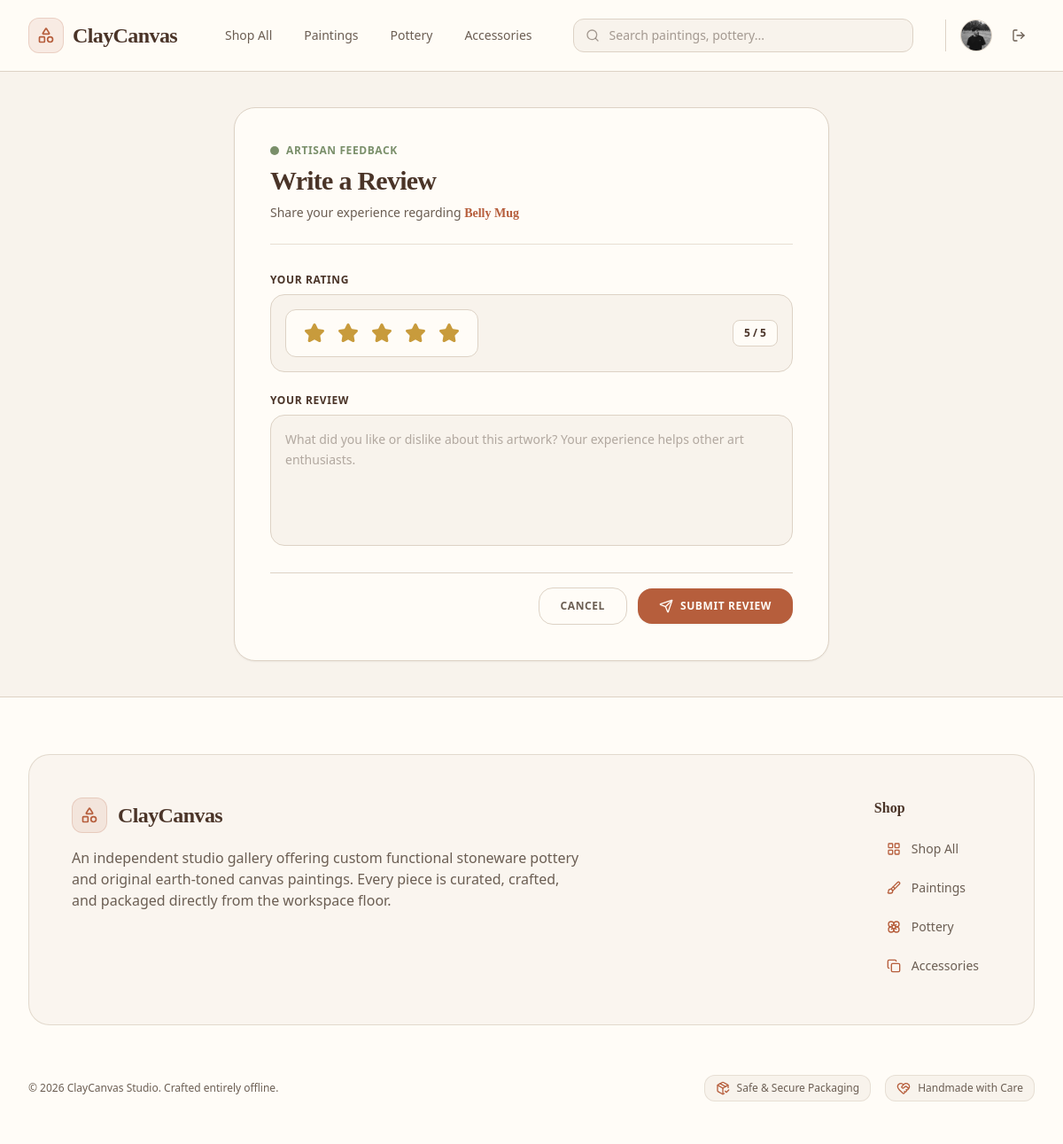
Screenshot of /review/add/3/ (signed in) with the database file from the repository.
### cc_app/models.py (models this page shows, shortened)
class User(AbstractUser):
    phone = models.CharField(max_length=20, blank=True)
    address = models.TextField(blank=True)
    profile_picture = models.ImageField(upload_to='images/user/', blank=True, null=True)

class Product(models.Model):
    class Category(models.TextChoices):
        PAINTINGS = 'paintings', 'Original Paintings'
        POTTERY = 'pottery', 'Handmade Pottery'
        CERAMICS = 'ceramics', 'Sculptures & Ceramics'
        PRINTS = 'prints', 'Canvas & Fine Art Prints'
        ACCESSORIES = 'accessories', 'Art Supplies & Displays'
    name = models.CharField(max_length=255)
    category = models.CharField(max_length=30, choices=Category.choices)
    description = models.TextField(help_text="Detailed description of the artwork, dimensions, and materials used.")
    price = models.DecimalField(max_digits=10, decimal_places=2)
    stock = models.PositiveIntegerField(default=1, help_text="Set to 1 for unique, original one-off masterworks.")
    product_image = models.ImageField(upload_to='images/products/')
    is_active = models.BooleanField(default=True)
    created_at = models.DateTimeField(auto_now_add=True)

### cc_app/views/review_view.py (the view, shortened to what this page needs)
# urls.py: path('review/add/<int:product_id>/', add_review_view, name='add_review'),
@login_required
def add_review_view(request, product_id):
    product = Product.objects.get(id=product_id)
    if Review.objects.filter(product=product, customer=request.user).exists():
        messages.error(request, "You have already reviewed this product.")
        return redirect(f'/products/{product.id}/')
    errors = {}
    return render(request, 'main/add_review_page.html', {'product': product, 'errors': errors})

### cc_app/templates/main/add_review_page.html (shortened to what this page needs)
<!DOCTYPE html>
<html lang="en">
<head>
    {% load static %}
    <link href="{% static 'css/styles.css' %}" rel="stylesheet" />
</head>
<body class="bg-[#F8F3EC] text-[#6B5E53] font-sans min-h-screen flex flex-col antialiased selection:bg-[#DDD2C5]">
    {% include 'components/_navbar.html' %}
    <main class="flex-grow flex items-center justify-center py-10 px-4 sm:px-6 lg:px-8">
        <div class="w-full max-w-2xl">
            <div class="bg-[#FFFCF7] border border-[#DDD2C5] rounded-3xl p-6 sm:p-10 shadow-sm space-y-8">
                <div class="border-b border-[#DDD2C5]/70 pb-6">
                    <div class="flex items-center gap-2 mb-2">
                        <span class="w-2.5 h-2.5 rounded-full bg-[#7A8F6A]"></span>
                        <span class="text-xs font-semibold text-[#7A8F6A] uppercase tracking-wider">Artisan Feedback</span>
                    </div>
                    <h1 class="text-2xl sm:text-3xl font-serif font-bold text-[#4A3428] tracking-tight">
                        Write a Review
                    </h1>
                    <p class="text-sm text-[#6B5E53] mt-2 font-medium">
                        Share your experience regarding <span class="text-[#B65E3C] font-serif font-bold">{{ product.name }}</span>
                    </p>
                </div>
                <form method="POST" class="space-y-6">
                    <div class="space-y-2">
                        <label class="block text-xs font-bold text-[#4A3428] uppercase tracking-wider">
                            Your Rating
                        </label>
                        <div class="bg-[#F8F3EC] border border-[#DDD2C5] rounded-2xl p-4 flex flex-col sm:flex-row items-start sm:items-center justify-between gap-3">
                            <div class="flex items-center gap-1.5 bg-[#FFFCF7] border border-[#DDD2C5] px-4 py-2.5 rounded-xl shadow-xs">
                                <button type="button" data-star="1" class="star-btn text-[#C89B3C] hover:scale-110 transition-transform focus:outline-none p-1">
                                    <i data-lucide="star" class="w-6 h-6 fill-current"></i>
                                </button>
                                <button type="button" data-star="2" class="star-btn text-[#C89B3C] hover:scale-110 transition-transform focus:outline-none p-1">
                                    <i data-lucide="star" class="w-6 h-6 fill-current"></i>
                                </button>
                                <button type="button" data-star="3" class="star-btn text-[#C89B3C] hover:scale-110 transition-transform focus:outline-none p-1">
                                    <i data-lucide="star" class="w-6 h-6 fill-current"></i>
                                </button>
                                <button type="button" data-star="4" class="star-btn text-[#C89B3C] hover:scale-110 transition-transform focus:outline-none p-1">
                                    <i data-lucide="star" class="w-6 h-6 fill-current"></i>
                                </button>
                                <button type="button" data-star="5" class="star-btn text-[#C89B3C] hover:scale-110 transition-transform focus:outline-none p-1">
                                    <i data-lucide="star" class="w-6 h-6 fill-current"></i>
                                </button>
                            </div>
                            <span id="rating_display" class="text-xs font-bold text-[#4A3428] bg-[#FFFCF7] border border-[#DDD2C5] px-3 py-1.5 rounded-lg">
                                5 / 5
                            </span>
                        </div>
                    </div>
                    <div class="space-y-2">
                        <label for="id_comment" class="block text-xs font-bold text-[#4A3428] uppercase tracking-wider">
                            Your Review
                        </label>
                        <textarea id="id_comment" name="comment" rows="5" placeholder="What did you like or dislike about this artwork? Your experience helps other art enthusiasts." class="w-full bg-[#F8F3EC] border border-[#DDD2C5] rounded-2xl p-4 text-sm text-[#4A3428] font-medium placeholder-[#6B5E53]/50 focus:outline-none focus:border-[#B65E3C] focus:bg-[#FFFCF7] transition-all resize-none leading-relaxed">{{ data.comment|default:'' }}</textarea>
                    </div>
                    <div class="flex items-center justify-end gap-3 pt-4 border-t border-[#DDD2C5]">
                        <a href="javascript:history.back()" class="bg-[#FFFCF7] hover:bg-[#F8F3EC] text-[#6B5E53] font-semibold py-3 px-6 rounded-2xl text-xs uppercase tracking-wider border border-[#DDD2C5] transition-all">
                            Cancel
                        </a>
                        <button type="submit" class="bg-[#B65E3C] hover:bg-[#94492F] text-[#FFFCF7] font-semibold py-3 px-6 rounded-2xl text-xs uppercase tracking-wider transition-all flex items-center gap-2 shadow-sm">
                            <i data-lucide="send" class="w-4 h-4"></i>
                            Submit Review
                        </button>
                    </div>
                </form>
            </div>
        </div>
    </main>
    {% include 'components/_footer.html' %}
</body>
</html>

### cc_app/templates/components/_navbar.html (shortened to what this page needs)
<nav class="bg-[#FFFCF7]/95 backdrop-blur-md border-b border-[#DDD2C5] sticky top-0 z-50 shadow-xs">
    <div class="max-w-7xl mx-auto px-4 sm:px-6 lg:px-8">
        <div class="flex justify-between h-20 items-center gap-4">
            <div class="flex items-center gap-8 lg:gap-10">
                <a href="/" class="flex-shrink-0 flex items-center gap-2.5 group">
                    <div class="w-10 h-10 rounded-xl bg-[#B65E3C]/10 border border-[#B65E3C]/20 flex items-center justify-center text-[#B65E3C] group-hover:bg-[#B65E3C] group-hover:text-[#FFFCF7] transition-all duration-300">
                        <i data-lucide="shapes" class="w-5 h-5"></i>
                    </div>
                    <span class="text-2xl font-serif font-bold text-[#4A3428] tracking-tight">ClayCanvas</span>
                </a>
                <div class="hidden md:flex items-center space-x-1 lg:space-x-2 font-medium">
                    <a href="/products/" class="{% if request.path == '/products/' and not request.GET.category %}text-[#B65E3C] bg-[#B65E3C]/10 font-semibold{% else %}text-[#6B5E53] hover:text-[#B65E3C] hover:bg-[#F8F3EC]{% endif %} px-3.5 py-2 rounded-xl text-sm transition-all duration-200">Shop All</a>
                    <a href="/products/?category=paintings" class="{% if request.GET.category == 'paintings' %}text-[#B65E3C] bg-[#B65E3C]/10 font-semibold{% else %}text-[#6B5E53] hover:text-[#B65E3C] hover:bg-[#F8F3EC]{% endif %} px-3.5 py-2 rounded-xl text-sm transition-all duration-200">Paintings</a>
                    <a href="/products/?category=pottery" class="{% if request.GET.category == 'pottery' %}text-[#B65E3C] bg-[#B65E3C]/10 font-semibold{% else %}text-[#6B5E53] hover:text-[#B65E3C] hover:bg-[#F8F3EC]{% endif %} px-3.5 py-2 rounded-xl text-sm transition-all duration-200">Pottery</a>
                    <a href="/products/?category=accessories" class="{% if request.GET.category == 'accessories' %}text-[#B65E3C] bg-[#B65E3C]/10 font-semibold{% else %}text-[#6B5E53] hover:text-[#B65E3C] hover:bg-[#F8F3EC]{% endif %} px-3.5 py-2 rounded-xl text-sm transition-all duration-200">Accessories</a>
                </div>
            </div>
            <div class="hidden sm:block flex-1 max-w-md mx-4">
                <form action="/products/" method="GET" class="relative m-0">
                    <div class="absolute inset-y-0 left-0 pl-3.5 flex items-center pointer-events-none text-[#6B5E53]/60">
                    </div>
                    <input type="text" name="q" value="{{ request.GET.q|default:'' }}" placeholder="Search paintings, pottery..." class="block w-full pl-10 pr-4 py-2 border border-[#DDD2C5] rounded-xl bg-[#F8F3EC] text-sm text-[#4A3428] placeholder-[#6B5E53]/60 focus:outline-none focus:border-[#B65E3C] focus:bg-[#FFFCF7] focus:ring-2 focus:ring-[#B65E3C]/20 transition-all duration-200">
                </form>
            </div>
            <div class="flex items-center gap-2 sm:gap-3">
                {% if user.is_authenticated %}
                    <div class="flex items-center gap-3 border-l border-[#DDD2C5] pl-3 sm:pl-4 ml-1">
                        <a href="/profile/" class="block h-9 w-9 rounded-full overflow-hidden border border-[#DDD2C5] bg-[#F8F3EC] hover:border-[#B65E3C] transition-all duration-200 focus:outline-none shadow-xs">
                            {% if user.profile_picture %}
                                <img src="{{ user.profile_picture.url }}" alt="{{ user.username }}" class="h-full w-full object-cover">
                            {% else %}
                                <div class="h-full w-full flex items-center justify-center text-[#B65E3C] font-semibold text-xs bg-[#B65E3C]/10">
                                    {{ user.username|slice:":1"|upper }}
                                </div>
                            {% endif %}
                        </a>
                        <button type="button" onclick="openLogoutModal()" class="w-9 h-9 rounded-xl flex items-center justify-center text-[#6B5E53] hover:text-[#B4473A] hover:bg-[#B4473A]/10 transition-all duration-200 cursor-pointer" title="Log Out">
                            <i data-lucide="log-out" class="w-4 h-4"></i>
                        </button>
                    </div>
                {% endif %}
            </div>
        </div>
    </div>
</nav>

### rows the page displays
User: profile_picture (picture)
Product: name "Belly Mug"
